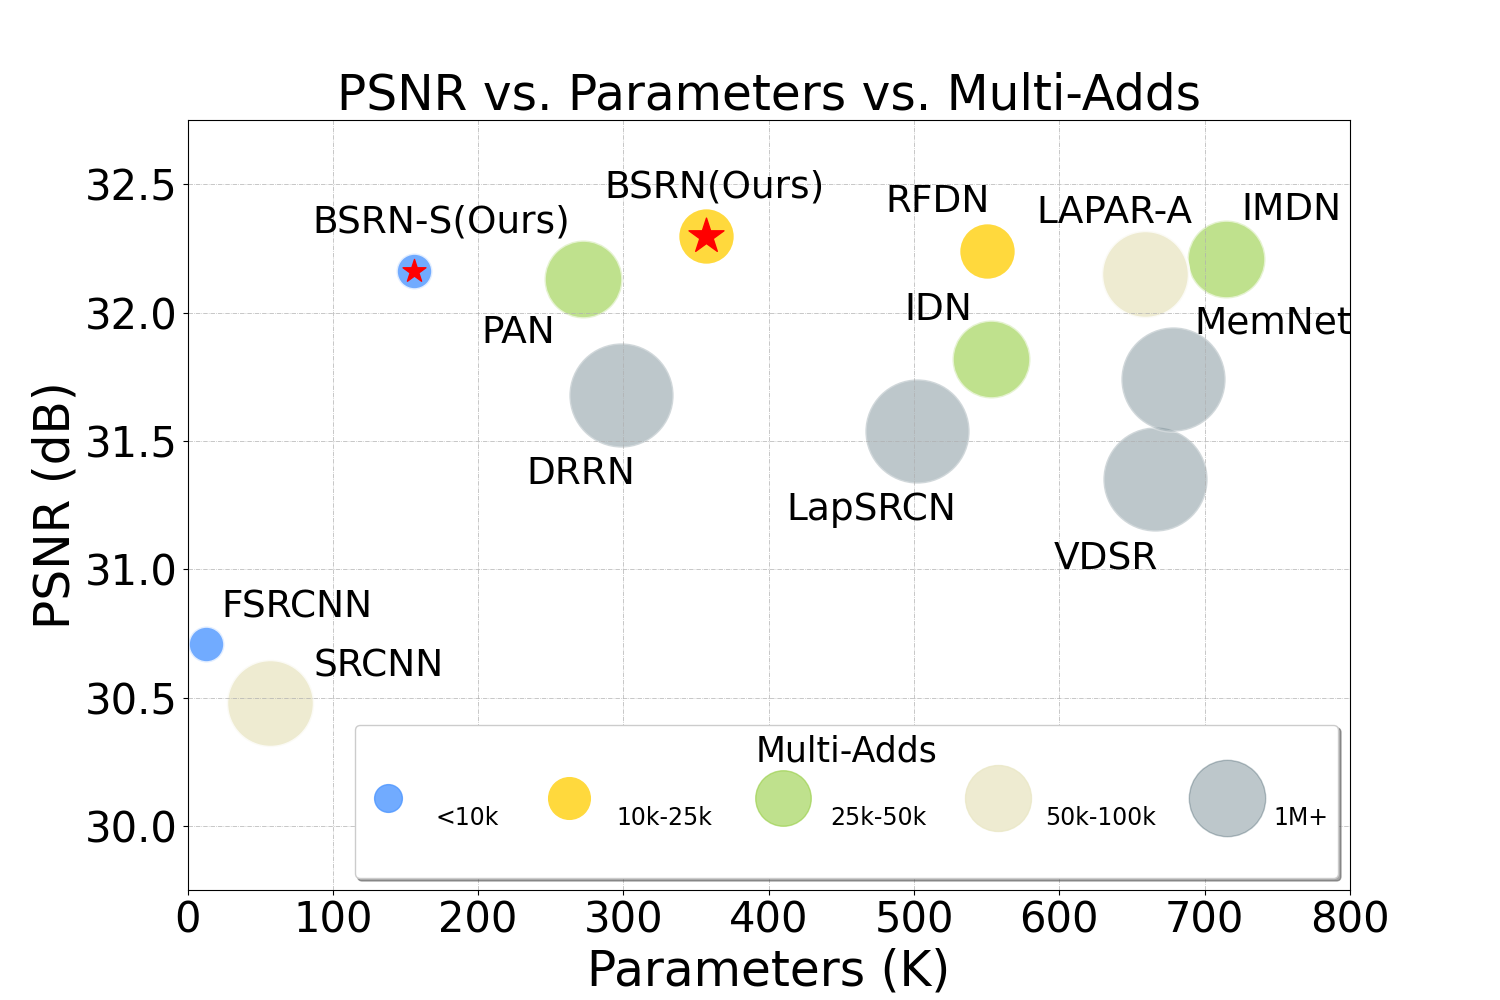

Python code for this plot:
def main():
    import matplotlib.pyplot as plt

    fig, ax = plt.subplots(figsize=(15, 10))
    radius = 9.5
    notation_size = 27
    '''0 - 10'''
    # BSRN-S, FSRCNN
    x = [156, 13]
    y = [32.16, 30.71]
    area = (30) * radius**2
    ax.scatter(x, y, s=area, alpha=0.8, marker='.', c='#4D96FF', edgecolors='white', linewidths=2.0)
    plt.annotate('FSRCNN', (13 + 10, 30.71 + 0.1), fontsize=notation_size)
    plt.annotate('BSRN-S(Ours)', (156 - 70, 32.16 + 0.15), fontsize=notation_size)
    '''10 - 25'''
    # BSRN, RFDN
    x = [357, 550]
    y = [32.30, 32.24]
    area = (75) * radius**2
    ax.scatter(x, y, s=area, alpha=1.0, marker='.', c='#FFD93D', edgecolors='white', linewidths=2.0)
    plt.annotate('BSRN(Ours)', (357 - 70, 32.35 + 0.10), fontsize=notation_size)
    plt.annotate('RFDN', (550 - 70, 32.24 + 0.15), fontsize=notation_size)
    '''25 - 50'''
    # IDN, IMDN, PAN
    x = [553, 715, 272]
    y = [31.82, 32.21, 32.13]
    area = (140) * radius**2
    ax.scatter(x, y, s=area, alpha=0.6, marker='.', c='#95CD41', edgecolors='white', linewidths=2.0)
    plt.annotate('IDN', (553 - 60, 31.82 + 0.15), fontsize=notation_size)
    plt.annotate('IMDN', (715 + 10, 32.21 + 0.15), fontsize=notation_size)
    plt.annotate('PAN', (272 - 70, 32.13 - 0.25), fontsize=notation_size)
    '''50 - 100'''
    # SRCNN, CARN, LAPAR-A
    x = [57, 1592, 659]
    y = [30.48, 32.13, 32.15]
    area = 175 * radius**2
    ax.scatter(x, y, s=area, alpha=0.8, marker='.', c='#EAE7C6', edgecolors='white', linewidths=2.0)
    plt.annotate('SRCNN', (57 + 30, 30.48 + 0.1), fontsize=notation_size)
    plt.annotate('LAPAR-A', (659 - 75, 32.15 + 0.20), fontsize=notation_size)
    '''1M+'''
    # LapSRCN, VDSR, DRRN, MemNet
    x = [502, 666, 298, 678]
    y = [31.54, 31.35, 31.68, 31.74]
    area = (250) * radius**2
    ax.scatter(x, y, s=area, alpha=0.3, marker='.', c='#264653', edgecolors='white', linewidths=2.0)
    plt.annotate('LapSRCN', (502 - 90, 31.54 - 0.35), fontsize=notation_size)
    plt.annotate('VDSR', (666 - 70, 31.35 - 0.35), fontsize=notation_size)
    plt.annotate('DRRN', (298 - 65, 31.68 - 0.35), fontsize=notation_size)
    plt.annotate('MemNet', (678 + 15, 31.74 + 0.18), fontsize=notation_size)
    '''Ours marker'''
    x = [156]
    y = [32.16]
    ax.scatter(x, y, alpha=1.0, marker='*', c='r', s=300)
    x = [357]
    y = [32.30]
    ax.scatter(x, y, alpha=1.0, marker='*', c='r', s=700)

    plt.xlim(0, 800)
    plt.ylim(29.75, 32.75)
    plt.xlabel('Parameters (K)', fontsize=35)
    plt.ylabel('PSNR (dB)', fontsize=35)
    plt.title('PSNR vs. Parameters vs. Multi-Adds', fontsize=35)

    h = [
        plt.plot([], [], color=c, marker='.', ms=i, alpha=a, ls='')[0] for i, c, a in zip(
            [40, 60, 80, 95, 110], ['#4D96FF', '#FFD93D', '#95CD41', '#EAE7C6', '#264653'], [0.8, 1.0, 0.6, 0.8, 0.3])
    ]
    ax.legend(
        labelspacing=0.1,
        handles=h,
        handletextpad=1.0,
        markerscale=1.0,
        fontsize=17,
        title='Multi-Adds',
        title_fontsize=25,
        labels=['<10k', '10k-25k', '25k-50k', '50k-100k', '1M+'],
        scatteryoffsets=[0.0],
        loc='lower right',
        ncol=5,
        shadow=True,
        handleheight=6)

    for size in ax.get_xticklabels():  # Set fontsize for x-axis
        size.set_fontsize('30')
    for size in ax.get_yticklabels():  # Set fontsize for y-axis
        size.set_fontsize('30')

    # ax.grid(b=True, linestyle='-.', linewidth=0.5)
    ax.grid(linestyle='-.', linewidth=0.5)
    plt.show()

    fig.savefig('model_complexity_cmp_bsrn.png')


if __name__ == '__main__':
    main()
